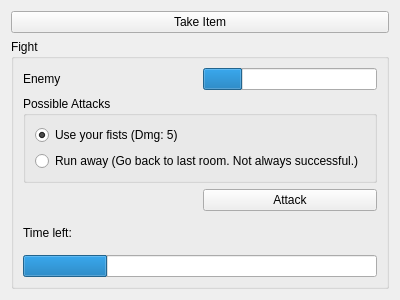
<?xml version="1.0" encoding="UTF-8"?>
<ui version="4.0">
 <class>ActionsWidget</class>
 <widget class="QWidget" name="ActionsWidget">
  <property name="geometry">
   <rect>
    <x>0</x>
    <y>0</y>
    <width>400</width>
    <height>300</height>
   </rect>
  </property>
  <property name="windowTitle">
   <string>Form</string>
  </property>
  <layout class="QVBoxLayout" name="verticalLayout">
   <item>
    <widget class="QPushButton" name="takeItemButton">
     <property name="text">
      <string>Take Item</string>
     </property>
    </widget>
   </item>
   <item>
    <widget class="QGroupBox" name="fightGroup">
     <property name="title">
      <string>Fight</string>
     </property>
     <layout class="QGridLayout" name="gridLayout">
      <item row="1" column="0" colspan="2">
       <widget class="QGroupBox" name="attacksGroup">
        <property name="title">
         <string>Possible Attacks</string>
        </property>
        <layout class="QVBoxLayout" name="verticalLayout_2">
         <item>
          <widget class="QRadioButton" name="radioButton">
           <property name="text">
            <string>Use your fists (Dmg: 5)</string>
           </property>
           <property name="checked">
            <bool>true</bool>
           </property>
           <attribute name="buttonGroup">
            <string notr="true">buttonGroup</string>
           </attribute>
          </widget>
         </item>
         <item>
          <widget class="QRadioButton" name="radioButton_2">
           <property name="text">
            <string>Run away (Go back to last room. Not always successful.)</string>
           </property>
           <attribute name="buttonGroup">
            <string notr="true">buttonGroup</string>
           </attribute>
          </widget>
         </item>
        </layout>
       </widget>
      </item>
      <item row="0" column="1">
       <widget class="QProgressBar" name="enemyHealth">
        <property name="sizePolicy">
         <sizepolicy hsizetype="Expanding" vsizetype="Fixed">
          <horstretch>1</horstretch>
          <verstretch>0</verstretch>
         </sizepolicy>
        </property>
        <property name="maximum">
         <number>105</number>
        </property>
        <property name="value">
         <number>24</number>
        </property>
        <property name="textVisible">
         <bool>false</bool>
        </property>
        <property name="invertedAppearance">
         <bool>false</bool>
        </property>
       </widget>
      </item>
      <item row="4" column="0" colspan="2">
       <widget class="QProgressBar" name="timeBar">
        <property name="value">
         <number>24</number>
        </property>
        <property name="textVisible">
         <bool>false</bool>
        </property>
       </widget>
      </item>
      <item row="2" column="1">
       <widget class="QPushButton" name="attackButton">
        <property name="text">
         <string>Attack</string>
        </property>
       </widget>
      </item>
      <item row="0" column="0">
       <widget class="QLabel" name="enemyName">
        <property name="sizePolicy">
         <sizepolicy hsizetype="Preferred" vsizetype="Preferred">
          <horstretch>1</horstretch>
          <verstretch>0</verstretch>
         </sizepolicy>
        </property>
        <property name="text">
         <string>Enemy</string>
        </property>
       </widget>
      </item>
      <item row="3" column="0">
       <widget class="QLabel" name="timeLabel">
        <property name="text">
         <string>Time left:</string>
        </property>
       </widget>
      </item>
     </layout>
    </widget>
   </item>
  </layout>
 </widget>
 <resources/>
 <connections/>
 <buttongroups>
  <buttongroup name="buttonGroup"/>
 </buttongroups>
</ui>
